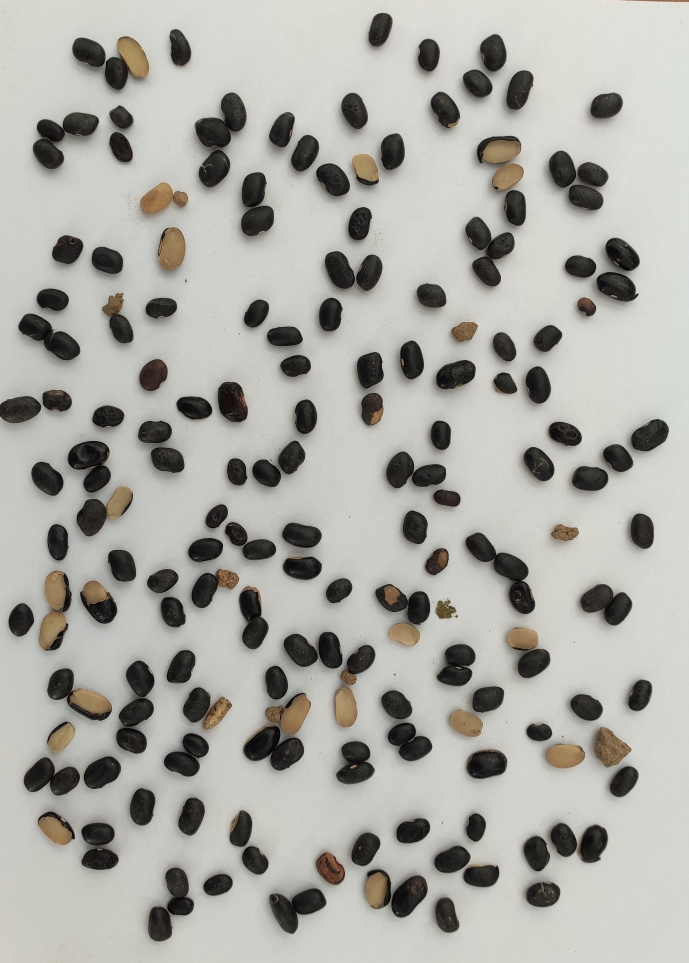
#> input picture data/raw/feijoes.jpg, 2065 x 2889 px (shown at 1/3 size)
$ python preprocessing2.py
#> lines starting #> are read from the running program, lines starting #| are printed output that depends on the picture; after the words box and inside, x2 and y2 are one past the last pixel; in counts of white or black regions, pixels touching at a corner belong together
import os
import cv2
import numpy as np

def processar_multiescala(gray, scales=[1.0, 0.8, 1.2]):
    detections = []
    for scale in scales:
        scaled = cv2.resize(gray, (int(gray.shape[1] * scale), int(gray.shape[0] * scale))) if scale != 1.0 else gray.copy()

        thresh = cv2.adaptiveThreshold(scaled, 255, cv2.ADAPTIVE_THRESH_GAUSSIAN_C,
                                       cv2.THRESH_BINARY_INV, 11, 2)

        kernel_size = max(2, int(3 * scale))
        kernel = cv2.getStructuringElement(cv2.MORPH_ELLIPSE, (kernel_size, kernel_size))
        cleaned = cv2.morphologyEx(thresh, cv2.MORPH_OPEN, kernel, iterations=1)

        contours, _ = cv2.findContours(cleaned, cv2.RETR_EXTERNAL, cv2.CHAIN_APPROX_SIMPLE)

        for contour in contours:
            area = cv2.contourArea(contour)
            if 80 * (scale ** 2) < area < 2000 * (scale ** 2):
                if scale != 1.0:
                    contour = (contour / scale).astype(np.int32)
                detections.append((contour, area / (scale ** 2), scale))
    return detections

def filtrar_deteccoes_sobrepostas(detections, threshold=0.3):
    if len(detections) == 0:
        return []

    boxes = []
    for contour, area, scale in detections:
        x, y, w, h = cv2.boundingRect(contour)
        boxes.append([x, y, x+w, y+h, area, contour, scale])

    boxes = np.array(boxes, dtype=object)
    indices = np.argsort([box[4] for box in boxes])[::-1]

    keep = []
    while len(indices) > 0:
        current = indices[0]
        keep.append(current)

        current_box = boxes[current][:4].astype(float)
        remaining_boxes = boxes[indices[1:]]

        new_indices = []
        for i, idx in enumerate(indices[1:]):
            other_box = remaining_boxes[i][:4].astype(float)

            x1 = max(current_box[0], other_box[0])
            y1 = max(current_box[1], other_box[1])
            x2 = min(current_box[2], other_box[2])
            y2 = min(current_box[3], other_box[3])

            inter_area = max(0, x2 - x1) * max(0, y2 - y1)
            union_area = (
                (current_box[2] - current_box[0]) * (current_box[3] - current_box[1]) +
                (other_box[2] - other_box[0]) * (other_box[3] - other_box[1]) -
                inter_area
            )

            iou = inter_area / union_area if union_area > 0 else 0
            if iou < threshold:
                new_indices.append(idx)

        indices = new_indices

    return [boxes[i] for i in keep]

def classificar_feijoes(img_original, gray, detections_filtradas):
    good_beans = 0
    bad_beans = 0
    img_resultado = img_original.copy()

    for det in detections_filtradas:
        x1, y1, x2, y2, area, contour, scale = det
        contour = np.array(contour, dtype=np.int32)

        mask = np.zeros(gray.shape, dtype=np.uint8)
        cv2.drawContours(mask, [contour], -1, 255, -1)

        mean_color = cv2.mean(gray, mask=mask)[0]
        region_pixels = gray[mask == 255]
        std_color = np.std(region_pixels)

        is_dark = mean_color < 100
        is_uniform = std_color < 25

        if is_dark and is_uniform:
            good_beans += 1
            color = (0, 255, 0)
            label = "BOM"
        else:
            bad_beans += 1
            color = (0, 0, 255)
            label = "RUIM"

        cv2.drawContours(img_resultado, [contour], -1, color, 2)
        x, y, w, h = cv2.boundingRect(contour)
        cv2.putText(img_resultado, label, (x, y - 5), cv2.FONT_HERSHEY_SIMPLEX, 0.5, color, 1)

    total = good_beans + bad_beans
    print("\n=== RESULTADOS MULTIESCALA ===")
    print(f"Feijões bons: {good_beans}")
    print(f"Feijões ruins: {bad_beans}")
    print(f"Total: {total}")
    if total > 0:
        print(f"% Bons: {good_beans / total * 100:.1f}%")
        print(f"% Ruins: {bad_beans / total * 100:.1f}%")

    return img_resultado

# === EXECUÇÃO ===
if __name__ == "__main__":
    image_path = os.path.join(os.path.dirname(__file__), "..", "data", "raw", "feijoes.jpg")
    img = cv2.imread(image_path)
#> img is the input picture: shape (2889, 2065, 3); mean B, G, R 164.4, 170.4, 171
    if img is None:
        raise FileNotFoundError(f"Imagem '{image_path}' não encontrada.")

    gray = cv2.cvtColor(img, cv2.COLOR_BGR2GRAY)
    gray = cv2.bilateralFilter(gray, 9, 75, 75)
    clahe = cv2.createCLAHE(clipLimit=3.0, tileGridSize=(8, 8))
    gray = clahe.apply(gray)
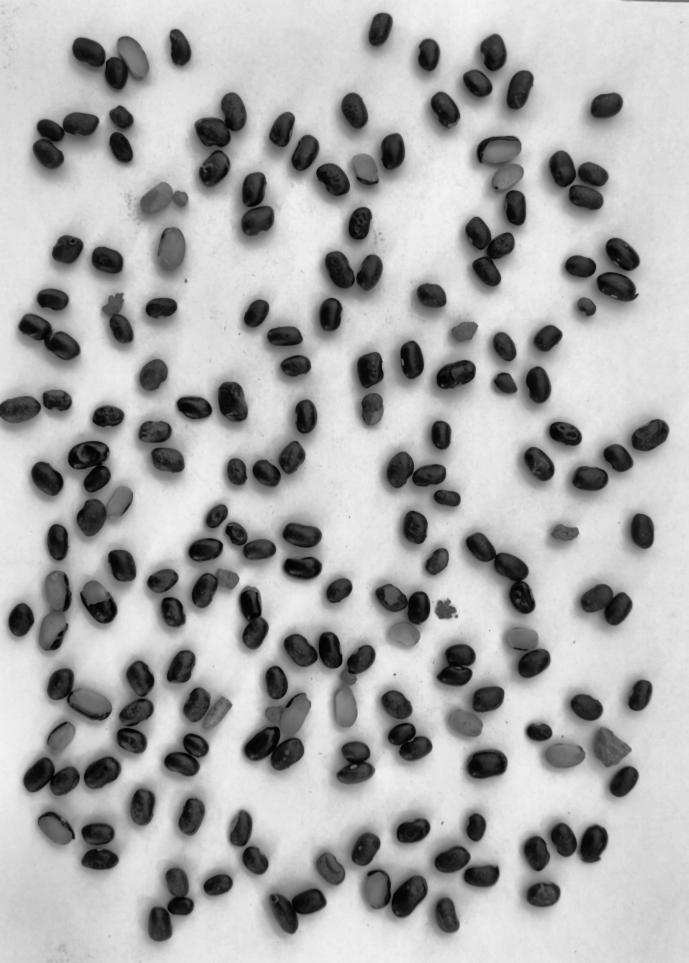
#> gray: shape (2889, 2065) (shown at 1/3 size); min 2, max 245, mean 173

    detections = processar_multiescala(gray)
#> the loop in processar_multiescala, `for scale in scales:` made 3 passes
#> pass 1, in processar_multiescala, `thresh = cv2.adaptiveThreshold(scaled, 255, cv2.ADAPTIVE_THRESH_GAUSSI..`:
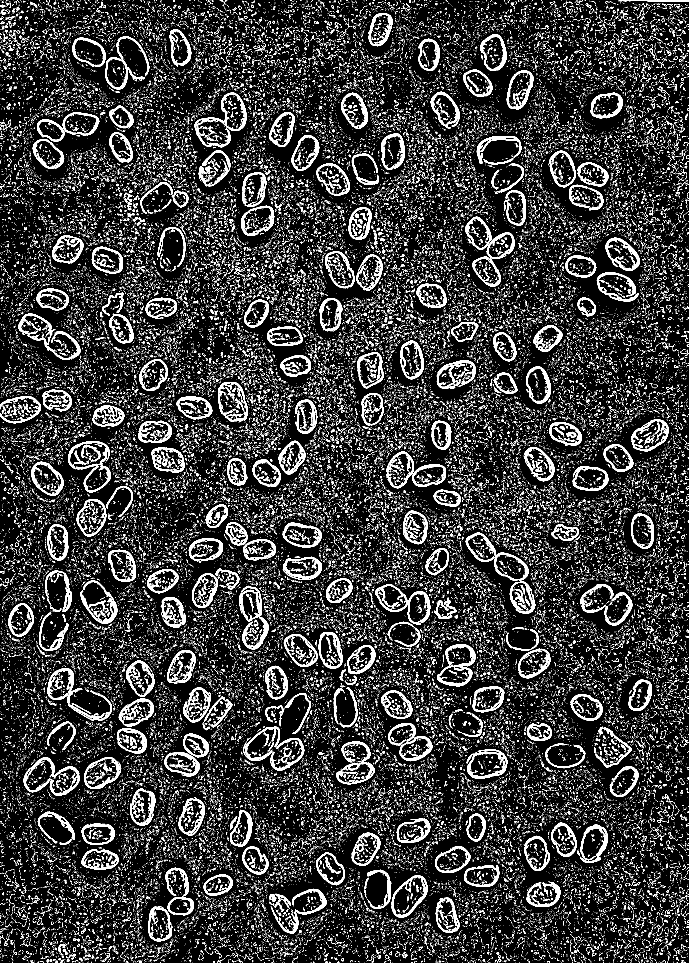
#> thresh: shape (2889, 2065) (shown at 1/3 size); 12% white; 97000 white regions (93916 under 20 px), largest, box (x1, y1, x2, y2) and area: (1397, 1598, 1606, 1842) 4999, (141, 2005, 336, 2162) 4068, (584, 278, 740, 442) 3825
#> pass 1, in processar_multiescala, `cleaned = cv2.morphologyEx(thresh, cv2.MORPH_OPEN, kernel, iterations=1)`:
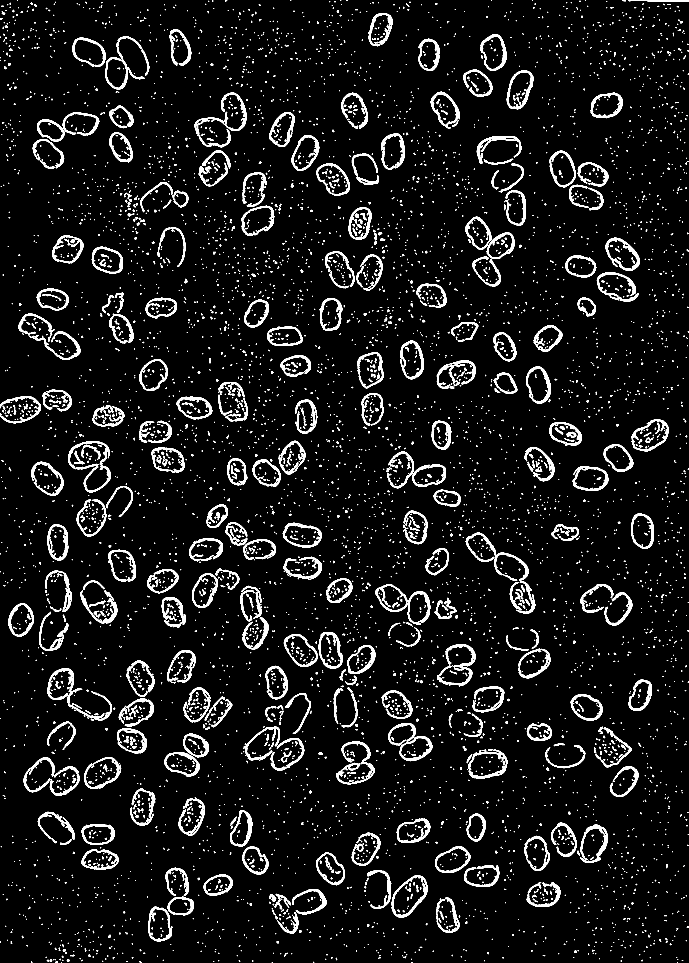
#> cleaned: shape (2889, 2065) (shown at 1/3 size); 6.5% white; 6679 white regions (5291 under 20 px), largest, box (x1, y1, x2, y2) and area: (1397, 1598, 1606, 1842) 3976, (1009, 2224, 1125, 2353) 2957, (1164, 2169, 1297, 2284) 2845
#> after the loop in processar_multiescala, `for scale in scales:`:
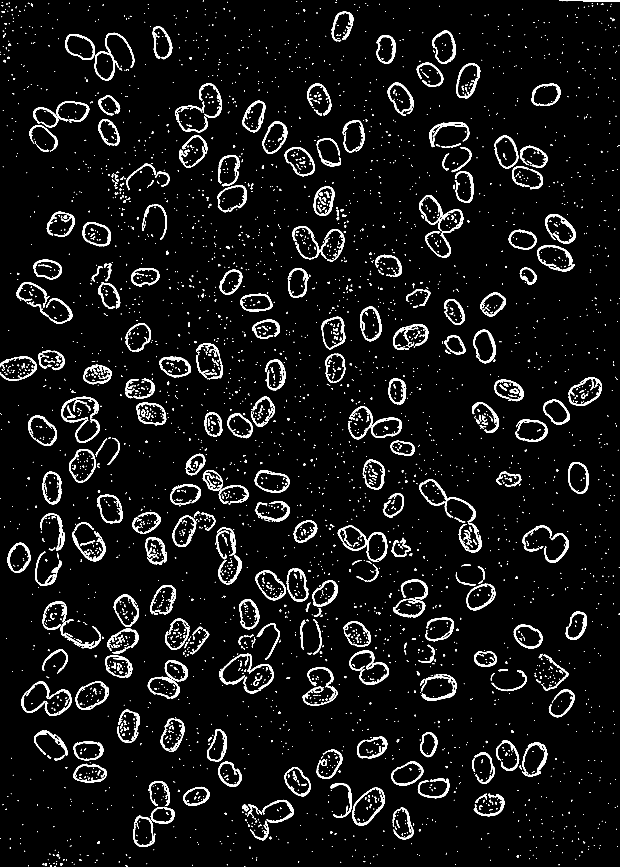
#> cleaned: shape (3466, 2478) (shown at 1/4 size); 5.2% white; 4533 white regions (3257 under 20 px), largest, box (x1, y1, x2, y2) and area: (85, 2726, 287, 2864) 3923, (1211, 2668, 1350, 2823) 3639, (1397, 2602, 1556, 2740) 3397
#> after the loop in processar_multiescala, `for scale in scales:`:
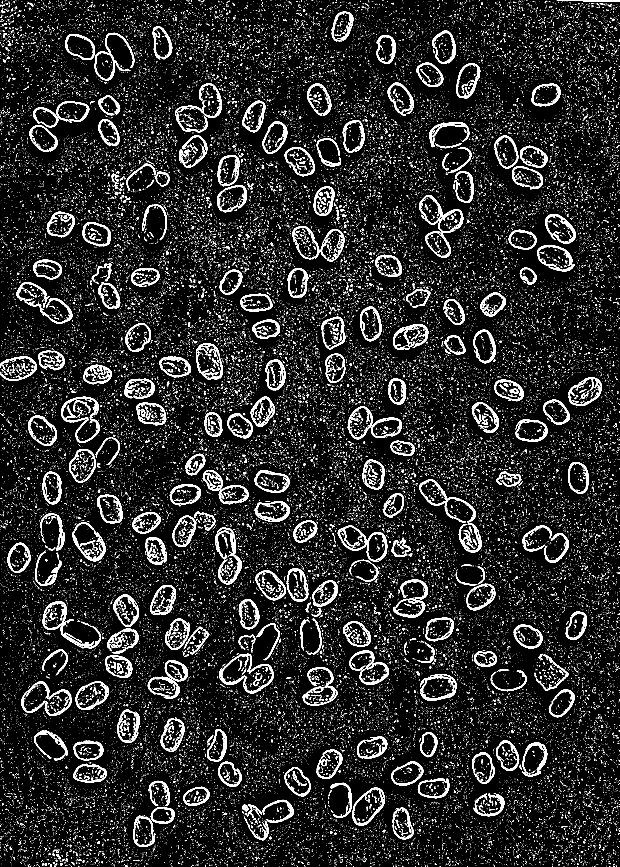
#> thresh: shape (3466, 2478) (shown at 1/4 size); 7.6% white; 73951 white regions (72187 under 20 px), largest, box (x1, y1, x2, y2) and area: (85, 2726, 287, 2864) 4072, (1677, 1917, 1903, 2091) 3848, (1211, 2668, 1350, 2823) 3809
#> after the loop in processar_multiescala, `for scale in scales:`: contour = contour of 112 points, box (x1, y1, x2, y2) (1863, 0, 2065, 6), area 592; detections = 523 items
#> detections = 523 items
    filtradas = filtrar_deteccoes_sobrepostas(detections)
#> the loop in filtrar_deteccoes_sobrepostas, `for contour, area, scale in detections:` made 523 passes
#> (area, x, y, w, h) on passes 1 to 3: (685.5, 833, 2736, 62, 66), (84.5, 1319, 2733, 13, 27), (1324, 1308, 2692, 70, 106)
#> in filtrar_deteccoes_sobrepostas, `indices = np.argsort([box[4] for box in boxes])[::-1]`: indices = 523 values, max 522 at index 275, min 0 at index 254, mean 261
#> the loop in filtrar_deteccoes_sobrepostas, `while len(indices) > 0:` made 280 passes
#> (current, current_box) on passes 1 to 3: (253, [486, 1793, 558, 1883]), (200, [315, 109, 434, 269]), (351, [1164, 2168, 1296, 2283])
#> after the loop in filtrar_deteccoes_sobrepostas, `while len(indices) > 0:`: keep = 280 values, max 521 at index 78, min 1 at index 268, mean 221.2
#> filtradas = 280 items
    resultado = classificar_feijoes(img, gray, filtradas)
#> the loop in classificar_feijoes, `for det in detections_filtradas:` made 280 passes
#> (x1, y1, x2, y2, area, scale, mean_color, std_color) on passes 1 to 12: (486, 1793, 558, 1883, 1993.7, 0.8, 33.79, 23.73), (315, 109, 434, 269, 1992, 1, 53.84, 30.62), (1164, 2168, 1296, 2283, 1982.3, 1.2, 39.7, 25.86), (1817, 713, 1919, 812, 1959.5, 1, 44.72, 26.8), (1741, 2474, 1824, 2588, 1955, 1, 43.09, 24.05), (886, 1198, 952, 1302, 1947.7, 0.8, 40.66, 25.78), (142, 2006, 222, 2101, 1928.1, 0.8, 41.68, 20.31), (1145, 2072, 1238, 2158, 1927.3, 0.8, 47.74, 20.13), (727, 517, 801, 622, 1889.1, 0.8, 37.24, 24.66), (1790, 817, 1916, 905, 1870.5, 1, 41.51, 23.04), (1430, 408, 1564, 491, 1870, 1, 47.86, 27.97), (1580, 2646, 1682, 2722, 1866.4, 0.8, 55.41, 22.6)
#> after the loop in classificar_feijoes, `for det in detections_filtradas:`:
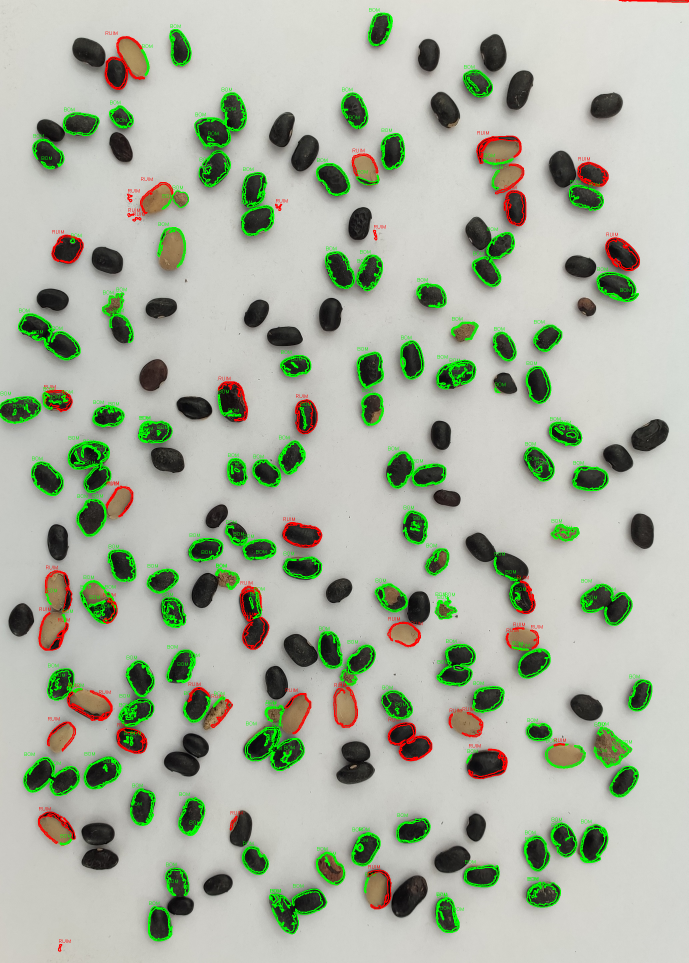
#> img_resultado: shape (2889, 2065, 3) (shown at 1/3 size); mean B, G, R 161.2, 177.5, 170.1
#> after the loop in classificar_feijoes, `for det in detections_filtradas:`:
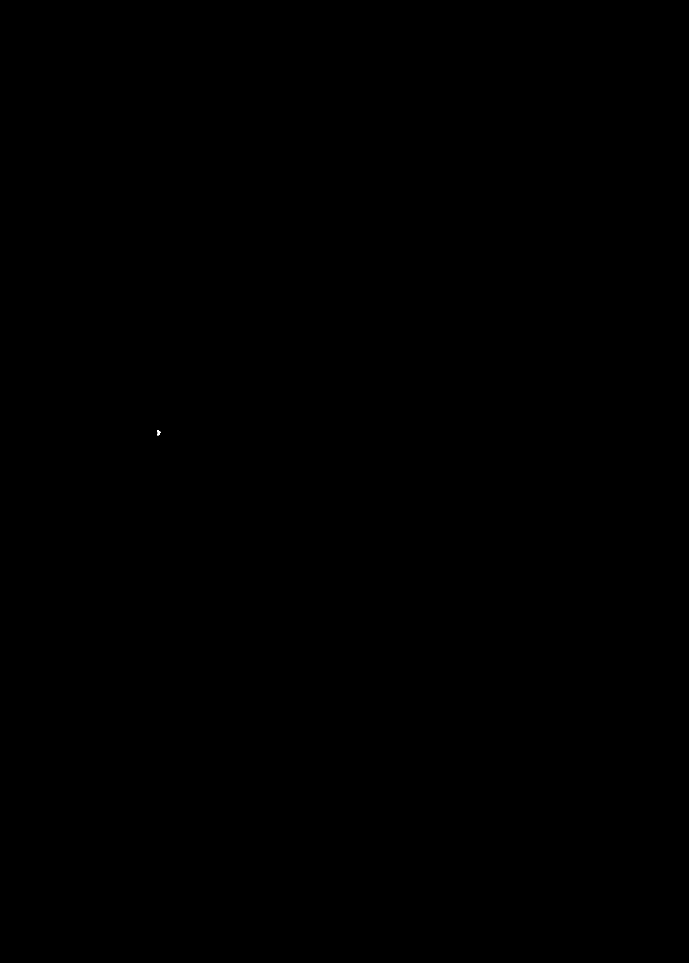
#> mask: shape (2889, 2065) (shown at 1/3 size); 0% white; 1 white region, box (x1, y1, x2, y2) and area: (471, 1291, 483, 1308) 95
#| Feijões bons: 229
#| Feijões ruins: 51
#| Total: 280
#| % Bons: 81.8%
#| % Ruins: 18.2%

    cv2.imshow("Feijões Detectados e Classificados", resultado)
    cv2.waitKey(0)
    cv2.destroyAllWindows()

    output_path = os.path.join(os.path.dirname(__file__), "..", "data", "processed", "feijoes_classificados_multiescala.jpg")
    os.makedirs(os.path.dirname(output_path), exist_ok=True)
    cv2.imwrite(output_path, resultado)
